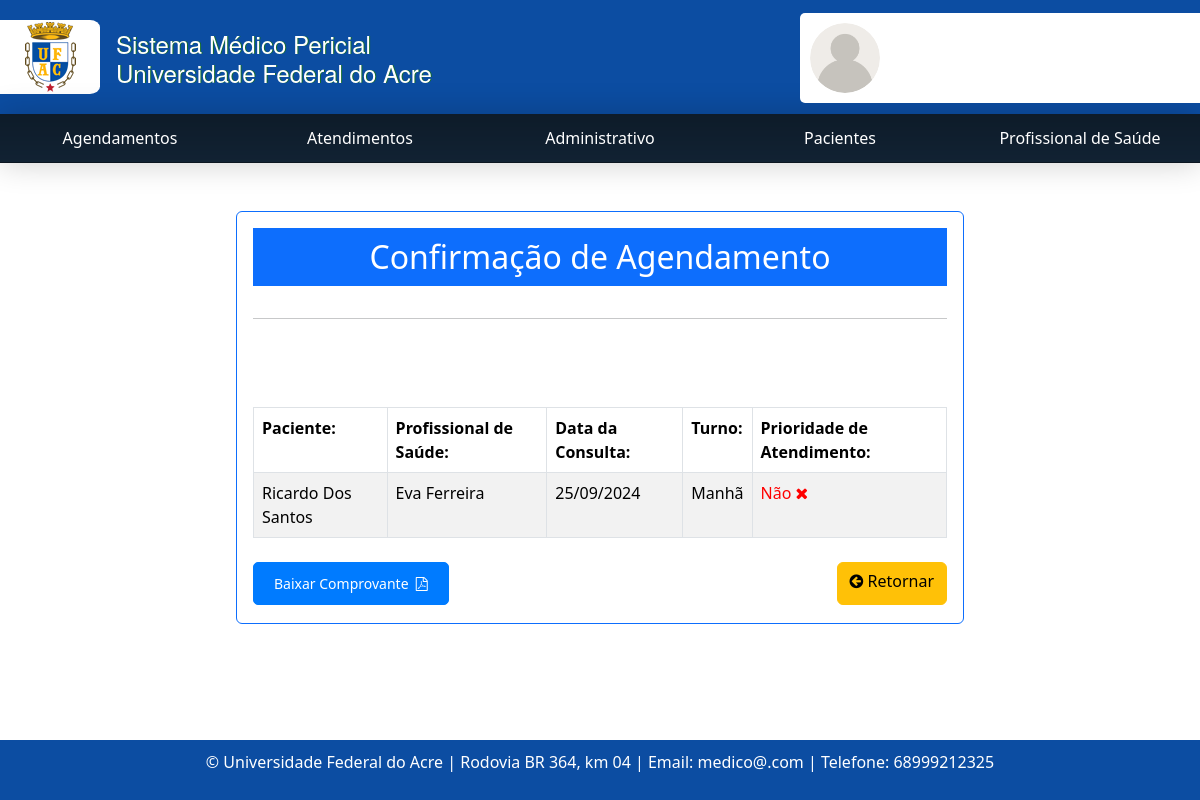
Page /agendamento/240/confirmar/ on the committed database.
### consulta/models.py (models this page shows, shortened)
class Agendamento(models.Model):
    TURNO_CHOICES = [
        ('manha', 'Manhã'),
        ('tarde', 'Tarde'),
    ]
    status_atendimento = models.CharField(max_length=20, choices=[
        ('confirmado', 'Confirmado'),
        ('ausente', 'Ausente'),
        ('pendente', 'Pendente'),
        ('cancelado', 'Cancelado'),
        ('atendido', 'Atendido'),
    ], default='pendente')
    paciente = models.ForeignKey('Paciente', on_delete=models.CASCADE)
    profissional_saude = models.ForeignKey('Profissionaldasaude', on_delete=models.CASCADE)
    data_agendamento = models.DateField('Data Agendamento', blank=False, null=False)
    turno = models.CharField(max_length=10, choices=TURNO_CHOICES)
    prioridade_atendimento = models.BooleanField(default=False)
    justificativa_cancelamento = models.TextField(blank=True, null=True)
    class Meta:
        ordering = ['-data_agendamento', 'paciente__nome']
        verbose_name = 'Agendamento'
        verbose_name_plural = 'Agendamentos'

class Paciente(models.Model):
    SEXO_CHOICES = [
        ('M', 'Masculino'),
        ('F', 'Feminino'),
        ('O', 'Outro')
    ]
    nome = models.CharField(max_length=100)
    nome_social = models.CharField(max_length=100, blank=True, null=True, verbose_name='Nome Social')
    data_nascimento = models.DateField(verbose_name='Data de Nascimento', validators=[data_nasc_valida], blank=True, null=True)
    email = models.EmailField(blank=True, null=True)
    rg = models.CharField(max_length=20, blank=True, null=True)
    cpf = models.CharField(max_length=14, validators=[validate_cpf, MinLengthValidator(11)])
    sexo = models.CharField(max_length=1, choices=SEXO_CHOICES)
    matricula = models.CharField(max_length=20)
    TIPO_PACIENTE_CHOICES = [
        ('Aluno', 'Aluno'),
        ('Servidor', 'Servidor'),
        ('Outro', 'Outro'),
    ]
    tipo_paciente = models.CharField(max_length=20, choices=TIPO_PACIENTE_CHOICES)
    cargo_funcao = models.CharField(max_length=50, default='', blank=True, null=True)
    cep = models.CharField(max_length=9, blank=True, null=True)
    cidade = models.CharField(max_length=50, blank=True, null=True)
    bairro = models.CharField(max_length=50, default='', blank=True, null=True)
    uf = models.CharField('UF', max_length=2, choices=UF_CHOICE, default='AC', blank=True, null=True)
    numero = models.CharField(max_length=10, blank=True, null=True)
    ddd_telefone = models.CharField(max_length=8)
    complemento = models.CharField(max_length=100, blank=True, null=True, default='')  # Adicionando o valor padrão aqui
    def get_display_name(self):
        return self.nome_social if self.nome_social else self.nome

class Profissionaldasaude(models.Model):
    SEXO_CHOICES = [
        ('M', 'Masculino'),
        ('F', 'Feminino'),
        ('O', 'Outro')
    ]
    usuario = models.ForeignKey(User, blank=True, null=True, on_delete=models.CASCADE)
    nome = models.CharField('Nome Completo', max_length=100)
    nome_social = models.CharField(max_length=100, blank=True, null=True, verbose_name='Nome Social')
    data_nascimento = models.DateField(u'Data de Nascimento', validators=[data_nasc_valida])
    email = models.EmailField()
    rg = models.CharField(max_length=20)
    cpf = models.CharField(max_length=14, validators=[validate_cpf, MinLengthValidator(11)])
    sexo = models.CharField(max_length=1, choices=SEXO_CHOICES)
    identificacao_unica = models.CharField(max_length=50, default='')
    cep = models.CharField(max_length=9)
    cidade = models.CharField(max_length=50)
    bairro = models.CharField(max_length=50, default='')
    uf = models.CharField('UF', max_length=2, choices=UF_CHOICE, default='AC')
    numero = models.CharField(max_length=10)
    ddd_telefone = models.CharField('Telefone Celular', max_length=14, help_text='Com DDD.')
    complemento = models.CharField(max_length=100, blank=True, null=True, default='') # blank=True, null=True é pra dizer que não é obrigatorio
    area = models.CharField(max_length=50, default='')
    unidade_siass = models.CharField(max_length=50, default='')
    formacao = models.CharField(max_length=20)
    conselho = models.CharField(max_length=20)
    registro = models.CharField(max_length=20)
    def get_display_name(self):
        return self.nome_social if self.nome_social else self.nome
    class Meta:
        ordering = ['nome', ]
        verbose_name = 'Profissonal de saúde'
        verbose_name_plural = 'Profissonais de saúde'

### consulta/views.py (the view)
# urls.py: path('agendamento/<int:pk>/confirmar/', confirm_agendamento, name='confirmAgendamento'),
def confirm_agendamento(request, pk):
    agendamento = get_object_or_404(Agendamento, pk=pk)
    return render(request, 'consultas/confirm_agendamento.html', {'agendamento': agendamento})

### consulta/context_processors.py (called while the page is built, shortened)
def user_info(request):
    user = request.user
    context = {
        'user': user,
        'profissional_saude': None,
        'administrativo': None,
    }
    return context

### templates/consultas/confirm_agendamento.html (shortened to what this page needs)
{% extends "base.html" %}
{% block content %}
    <div class="container">
        <div class="col-md-8 offset-md-2">
            <div class=" card border-primary card-body table-responsive">
                <h2 class="text-center mb-3 text-bg-primary " style="padding: 10px 0">Confirmação de Agendamento</h2>
                <hr>
                <table class="table table-striped table-bordered table-responsive">
                    <thead>
                    <tr>
                        <th style="vertical-align: top">Paciente:</th> <br>
                        <th>Profissional de Saúde:</th>
                        <th>Data da Consulta:</th>
                        <th style="vertical-align: top">Turno:</th> <br>
                        <th>Prioridade de Atendimento:</th>
                        <br>
                    </tr>
                    </thead>
                    <tbody>
                    <tr>
                        <td><span>{{ agendamento.paciente.get_display_name }}</span>
                        <td><span>{{ agendamento.profissional_saude.get_display_name }}</span></td>
                        <td><span>{{ agendamento.data_agendamento|date:"d/m/Y" }}</span></td>
                        <td><span>{{ agendamento.get_turno_display }}</span></td>
                        <td>
                            {% if agendamento.prioridade_atendimento %}
                                <span style="color: green">Sim&nbsp;<i class="fa fa-check-circle"></i></span>
                            {% else %}
                                <span style="color: red">Não&nbsp;<i class="fa fa-close"></i></span>
                            {% endif %}
                        </td>
                    </tr>
                    </tbody>
                </table>
                <div class="d-flex justify-content-between mt-2">
                    <a type="submit" class="btn btn-primary btn-sm" style="margin-bottom: 2px"
                       methods="POST" href="{% url 'downloadComprovante' pk=agendamento.pk %}" target="_blank">
                        Baixar Comprovante &nbsp;<i class="fa fa-file-pdf-o" aria-hidden="true"></i>
                    </a>
                    <a style="justify-content: right; margin-bottom: 2px" class="btn btn-warning"
                       href="{% url 'agendamentoListagem' %}">
                        <i class="fa fa-arrow-circle-left" aria-hidden="true"></i>&nbsp;Retornar
                    </a>
                </div>
            </div>
        </div>
    </div>
{% endblock %}

### static/css/estilos.css (style rules this page uses)
* { scroll-behavior: smooth; }
.btn-primary { background-color: #007bff; color: #fff; border: 1px solid #007bff; border-radius: 5px; padding: 10px 20px; text-decoration: none; display: inline-block; transition: background-color 0.3s ease; }

### rows in the picture
Agendamento: paciente.get_display_name "Ricardo Dos Santos", profissional_saude.get_display_name "Eva Ferreira", data_agendamento "25/09/2024", turno "Manhã"
